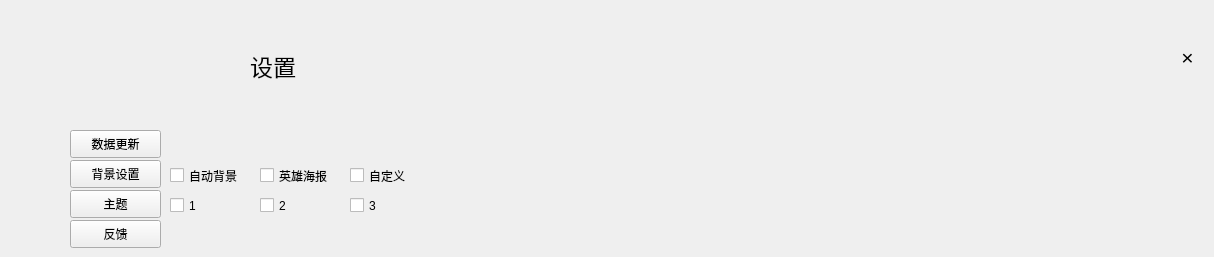
    <widget class="QWidget" name="page_8">
     <widget class="QPushButton" name="pushButton_525_return_4">
      <property name="geometry">
       <rect>
        <x>10</x>
        <y>40</y>
        <width>194</width>
        <height>59</height>
       </rect>
      </property>
      <property name="styleSheet">
       <string notr="true">QPushButton {
  min-width:194px;
  max-width:194px;
  min-height:59px;
  max-height:59px;
  border-width: 0px;
  border-style: outset;
  font-size: 28px;
  border-radius: 0px;
  color: black;
  background-color: transparent;
  border-color: red;
  box-shadow: 0px 0px 0px rgba(0, 0, 127, 255);
  background-image: url(D:/kCal/icon_pic/85923789d31e1c88f5cb6808dd1eb125_back.png);
  image: url(C:/Users/zhangyun/Desktop/icon_pic/85923789d31e1c88f5cb6808dd1eb125_back.png);
}</string>
      </property>
      <property name="text">
       <string/>
      </property>
     </widget>
     <widget class="QLabel" name="label_7">
      <property name="geometry">
       <rect>
        <x>250</x>
        <y>40</y>
        <width>221</width>
        <height>51</height>
       </rect>
      </property>
      <property name="font">
       <font>
        <pointsize>17</pointsize>
       </font>
      </property>
      <property name="text">
       <string>设置</string>
      </property>
     </widget>
     <widget class="QCheckBox" name="checkBox">
      <property name="geometry">
       <rect>
        <x>170</x>
        <y>160</y>
        <width>99</width>
        <height>31</height>
       </rect>
      </property>
      <property name="text">
       <string>自动背景</string>
      </property>
     </widget>
     <widget class="QPushButton" name="pushButton_10">
      <property name="geometry">
       <rect>
        <x>70</x>
        <y>130</y>
        <width>91</width>
        <height>28</height>
       </rect>
      </property>
      <property name="text">
       <string>数据更新</string>
      </property>
     </widget>
     <widget class="QPushButton" name="pushButton_11">
      <property name="geometry">
       <rect>
        <x>70</x>
        <y>160</y>
        <width>91</width>
        <height>28</height>
       </rect>
      </property>
      <property name="text">
       <string>背景设置</string>
      </property>
     </widget>
     <widget class="QPushButton" name="pushButton_12">
      <property name="geometry">
       <rect>
        <x>70</x>
        <y>190</y>
        <width>91</width>
        <height>28</height>
       </rect>
      </property>
      <property name="text">
       <string>主题</string>
      </property>
     </widget>
     <widget class="QCheckBox" name="checkBox_2">
      <property name="geometry">
       <rect>
        <x>260</x>
        <y>160</y>
        <width>99</width>
        <height>31</height>
       </rect>
      </property>
      <property name="text">
       <string>英雄海报</string>
      </property>
     </widget>
     <widget class="QCheckBox" name="checkBox_3">
      <property name="geometry">
       <rect>
        <x>350</x>
        <y>160</y>
        <width>99</width>
        <height>31</height>
       </rect>
      </property>
      <property name="text">
       <string>自定义</string>
      </property>
     </widget>
     <widget class="QPushButton" name="pushButton_13">
      <property name="geometry">
       <rect>
        <x>70</x>
        <y>220</y>
        <width>91</width>
        <height>28</height>
       </rect>
      </property>
      <property name="text">
       <string>反馈</string>
      </property>
     </widget>
     <widget class="QCheckBox" name="checkBox_7">
      <property name="geometry">
       <rect>
        <x>170</x>
        <y>190</y>
        <width>99</width>
        <height>31</height>
       </rect>
      </property>
      <property name="text">
       <string>1</string>
      </property>
     </widget>
     <widget class="QCheckBox" name="checkBox_8">
      <property name="geometry">
       <rect>
        <x>350</x>
        <y>190</y>
        <width>99</width>
        <height>31</height>
       </rect>
      </property>
      <property name="text">
       <string>3</string>
      </property>
     </widget>
     <widget class="QCheckBox" name="checkBox_9">
      <property name="geometry">
       <rect>
        <x>260</x>
        <y>190</y>
        <width>99</width>
        <height>31</height>
       </rect>
      </property>
      <property name="text">
       <string>2</string>
      </property>
     </widget>
     <widget class="QPushButton" name="pushButton_quit_7">
      <property name="geometry">
       <rect>
        <x>1170</x>
        <y>40</y>
        <width>35</width>
        <height>35</height>
       </rect>
      </property>
      <property name="font">
       <font>
        <pointsize>-1</pointsize>
       </font>
      </property>
      <property name="styleSheet">
       <string notr="true">QPushButton {
  min-width:35px;
  max-width:35px;
  min-height:35px;
  max-height:35px;
  border-width: 0px;
  font-size: 21px;
  border-radius: 16px;
  background-color: transparent;
}</string>
      </property>
      <property name="text">
       <string>×</string>
      </property>
     </widget>
    </widget>
